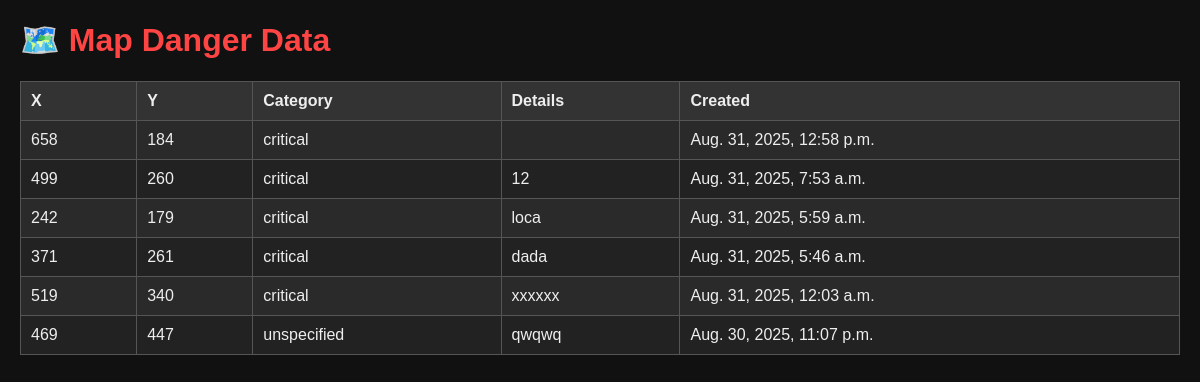
Screenshot of /map_danger_data/ with the database file from the repository.
### game/models.py (models this page shows, shortened)
class MapLocation(models.Model):
    CATEGORY_CHOICES = [
        ('unspecified', 'Unspecified'),
        ('critical', 'Critical'),
        ('non-critical', 'Non-Critical'),
    ]
    x = models.IntegerField()
    y = models.IntegerField()
    category = models.CharField(max_length=20, choices=CATEGORY_CHOICES, default='unspecified')
    details = models.TextField()
    created_at = models.DateTimeField(auto_now_add=True)
    map_id = models.CharField(max_length=50)

### game/views.py (the view)
# urls.py: path("map_danger_data/", views.map_danger_data, name="map_danger_data"),
def map_danger_data(request):
    dangers = MapLocation.objects.all().order_by('-created_at')  # latest first
    return render(request, 'map_danger_data.html', {'dangers': dangers})

### game/templates/map_danger_data.html (shortened to what this page needs)
<!DOCTYPE html>
<html>
<head>
</head>
<body>
    <h1>🗺️ Map Danger Data</h1>
    {% if dangers %}
    <table>
        <tr>
            <th>X</th>
            <th>Y</th>
            <th>Category</th>
            <th>Details</th>
            <th>Created</th>
        </tr>
        {% for danger in dangers %}
        <tr>
            <td>{{ danger.x }}</td>
            <td>{{ danger.y }}</td>
            <td>{{ danger.category }}</td>
            <td>{{ danger.details }}</td>
            <td>{{ danger.created_at }}</td>
        </tr>
        {% endfor %}
    </table>
    {% else %}
        <p>No danger data recorded yet.</p>
    {% endif %}
</body>
</html>

### game/templates/map_danger_data.html (style rules this page uses)
body { font-family: Arial, sans-serif; margin: 20px; background: #111; color: #eee; }
table { width: 100%; border-collapse: collapse; margin-top: 20px; background: #222; }
th, td { padding: 10px; border: 1px solid #555; text-align: left; }
th { background: #333; }
tr:nth-child(even) { background: #2a2a2a; }
h1 { color: #ff4444; }

### rows the page displays
MapLocation: x "658", y "184", category "critical", created_at "Aug. 31, 2025, 12:58 p.m."
MapLocation: x "499", y "260", category "critical", details "12", created_at "Aug. 31, 2025, 7:53 a.m."
MapLocation: x "242", y "179", category "critical", details "loca", created_at "Aug. 31, 2025, 5:59 a.m."
MapLocation: x "371", y "261", category "critical", details "dada", created_at "Aug. 31, 2025, 5:46 a.m."
MapLocation: x "519", y "340", category "critical", details "xxxxxx", created_at "Aug. 31, 2025, 12:03 a.m."
MapLocation: x "469", y "447", category "unspecified", details "qwqwq", created_at "Aug. 30, 2025, 11:07 p.m."
